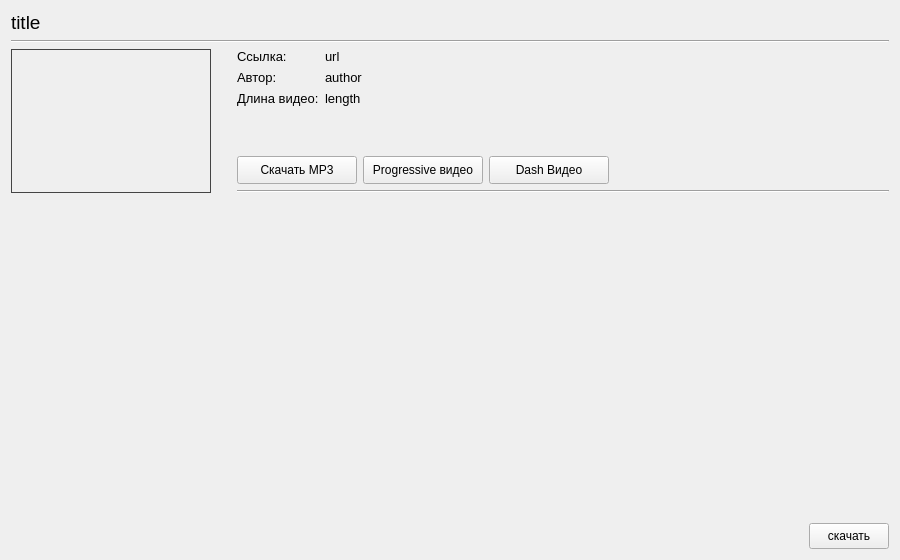
<?xml version="1.0" encoding="UTF-8"?>
<ui version="4.0">
 <class>DisplayVideoDetails</class>
 <widget class="QWidget" name="DisplayVideoDetails">
  <property name="geometry">
   <rect>
    <x>0</x>
    <y>0</y>
    <width>900</width>
    <height>560</height>
   </rect>
  </property>
  <property name="minimumSize">
   <size>
    <width>900</width>
    <height>560</height>
   </size>
  </property>
  <property name="maximumSize">
   <size>
    <width>900</width>
    <height>560</height>
   </size>
  </property>
  <property name="windowTitle">
   <string>Form</string>
  </property>
  <layout class="QVBoxLayout" name="verticalLayout_3">
   <item>
    <widget class="QLabel" name="titleLabel">
     <property name="font">
      <font>
       <pointsize>14</pointsize>
      </font>
     </property>
     <property name="text">
      <string>title</string>
     </property>
     <property name="margin">
      <number>10</number>
     </property>
    </widget>
   </item>
   <item>
    <widget class="Line" name="line">
     <property name="orientation">
      <enum>Qt::Horizontal</enum>
     </property>
    </widget>
   </item>
   <item>
    <layout class="QHBoxLayout" name="horizontalLayout_3">
     <item>
      <widget class="QLabel" name="videoLabel">
       <property name="sizePolicy">
        <sizepolicy hsizetype="Expanding" vsizetype="Expanding">
         <horstretch>0</horstretch>
         <verstretch>0</verstretch>
        </sizepolicy>
       </property>
       <property name="maximumSize">
        <size>
         <width>200</width>
         <height>150</height>
        </size>
       </property>
       <property name="styleSheet">
        <string notr="true">border: 1px solid #444444;</string>
       </property>
       <property name="text">
        <string/>
       </property>
       <property name="pixmap">
        <pixmap>../img/video-details-logo.png</pixmap>
       </property>
       <property name="scaledContents">
        <bool>true</bool>
       </property>
      </widget>
     </item>
     <item>
      <layout class="QVBoxLayout" name="verticalLayout">
       <property name="leftMargin">
        <number>20</number>
       </property>
       <item>
        <layout class="QFormLayout" name="formLayout">
         <item row="0" column="0">
          <widget class="QLabel" name="label_2">
           <property name="font">
            <font>
             <pointsize>10</pointsize>
            </font>
           </property>
           <property name="text">
            <string>Ссылка:</string>
           </property>
          </widget>
         </item>
         <item row="0" column="1">
          <widget class="QLabel" name="urlLabel">
           <property name="font">
            <font>
             <pointsize>10</pointsize>
            </font>
           </property>
           <property name="text">
            <string>url</string>
           </property>
          </widget>
         </item>
         <item row="1" column="0">
          <widget class="QLabel" name="label_6">
           <property name="font">
            <font>
             <pointsize>10</pointsize>
            </font>
           </property>
           <property name="text">
            <string>Автор:</string>
           </property>
          </widget>
         </item>
         <item row="1" column="1">
          <widget class="QLabel" name="authorLabel">
           <property name="font">
            <font>
             <pointsize>10</pointsize>
            </font>
           </property>
           <property name="text">
            <string>author</string>
           </property>
          </widget>
         </item>
         <item row="2" column="0">
          <widget class="QLabel" name="label_8">
           <property name="font">
            <font>
             <pointsize>10</pointsize>
            </font>
           </property>
           <property name="text">
            <string>Длина видео:</string>
           </property>
          </widget>
         </item>
         <item row="2" column="1">
          <widget class="QLabel" name="lengthLabel">
           <property name="font">
            <font>
             <pointsize>10</pointsize>
            </font>
           </property>
           <property name="text">
            <string>length</string>
           </property>
          </widget>
         </item>
        </layout>
       </item>
       <item>
        <spacer name="verticalSpacer">
         <property name="orientation">
          <enum>Qt::Vertical</enum>
         </property>
         <property name="sizeHint" stdset="0">
          <size>
           <width>20</width>
           <height>20</height>
          </size>
         </property>
        </spacer>
       </item>
       <item>
        <layout class="QHBoxLayout" name="horizontalLayout">
         <item>
          <widget class="QPushButton" name="showAudioTracksButton">
           <property name="minimumSize">
            <size>
             <width>120</width>
             <height>28</height>
            </size>
           </property>
           <property name="text">
            <string>Скачать MP3</string>
           </property>
          </widget>
         </item>
         <item>
          <widget class="QPushButton" name="showProgressiveVideoTracksButton">
           <property name="enabled">
            <bool>true</bool>
           </property>
           <property name="minimumSize">
            <size>
             <width>120</width>
             <height>28</height>
            </size>
           </property>
           <property name="text">
            <string>Progressive видео</string>
           </property>
          </widget>
         </item>
         <item>
          <widget class="QPushButton" name="showDashVideoTracksButton">
           <property name="enabled">
            <bool>true</bool>
           </property>
           <property name="minimumSize">
            <size>
             <width>120</width>
             <height>28</height>
            </size>
           </property>
           <property name="text">
            <string>Dash Видео</string>
           </property>
          </widget>
         </item>
         <item>
          <spacer name="horizontalSpacer">
           <property name="orientation">
            <enum>Qt::Horizontal</enum>
           </property>
           <property name="sizeHint" stdset="0">
            <size>
             <width>40</width>
             <height>20</height>
            </size>
           </property>
          </spacer>
         </item>
        </layout>
       </item>
       <item>
        <widget class="Line" name="line_2">
         <property name="orientation">
          <enum>Qt::Horizontal</enum>
         </property>
        </widget>
       </item>
      </layout>
     </item>
    </layout>
   </item>
   <item>
    <layout class="QHBoxLayout" name="horizontalLayout_4">
     <item>
      <spacer name="verticalSpacer_2">
       <property name="orientation">
        <enum>Qt::Vertical</enum>
       </property>
       <property name="sizeType">
        <enum>QSizePolicy::Fixed</enum>
       </property>
       <property name="sizeHint" stdset="0">
        <size>
         <width>17</width>
         <height>350</height>
        </size>
       </property>
      </spacer>
     </item>
     <item>
      <layout class="QVBoxLayout" name="verticalLayout_2">
       <item>
        <layout class="QHBoxLayout" name="horizontalLayout_2">
         <item>
          <spacer name="horizontalSpacer_2">
           <property name="orientation">
            <enum>Qt::Horizontal</enum>
           </property>
           <property name="sizeHint" stdset="0">
            <size>
             <width>40</width>
             <height>20</height>
            </size>
           </property>
          </spacer>
         </item>
         <item>
          <layout class="QVBoxLayout" name="tracksLayout"/>
         </item>
        </layout>
       </item>
       <item>
        <spacer name="verticalSpacer_3">
         <property name="orientation">
          <enum>Qt::Vertical</enum>
         </property>
         <property name="sizeHint" stdset="0">
          <size>
           <width>20</width>
           <height>40</height>
          </size>
         </property>
        </spacer>
       </item>
       <item>
        <widget class="QPushButton" name="downloadButton">
         <property name="minimumSize">
          <size>
           <width>80</width>
           <height>26</height>
          </size>
         </property>
         <property name="maximumSize">
          <size>
           <width>80</width>
           <height>16777215</height>
          </size>
         </property>
         <property name="layoutDirection">
          <enum>Qt::RightToLeft</enum>
         </property>
         <property name="text">
          <string>скачать</string>
         </property>
         <property name="default">
          <bool>false</bool>
         </property>
        </widget>
       </item>
      </layout>
     </item>
    </layout>
   </item>
  </layout>
 </widget>
 <resources/>
 <connections/>
</ui>
